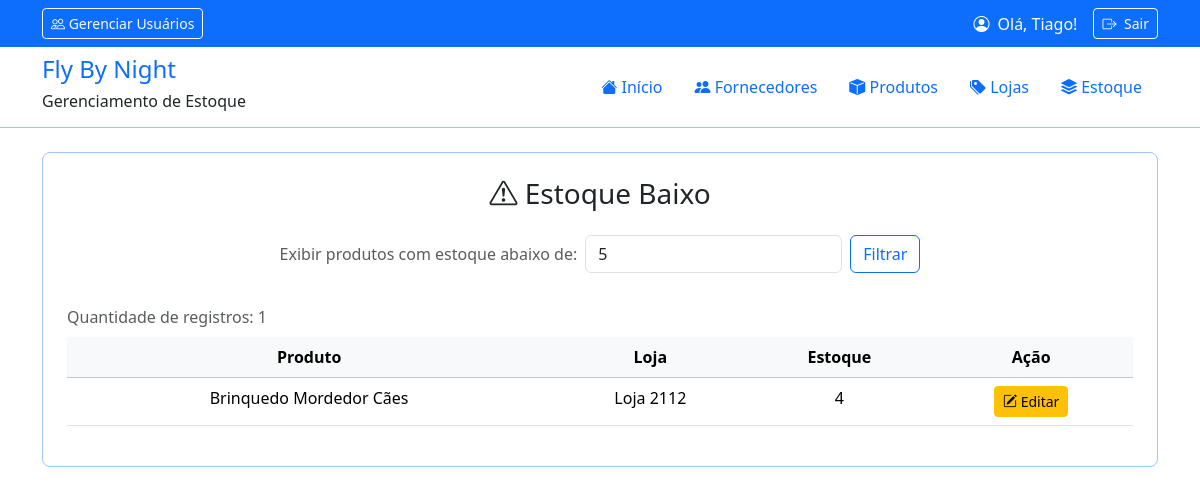
Page /relatorios/estoque-baixo.php (signed in) on the committed database.
### tables this page shows
CREATE TABLE `lojas_produtos` (
  `loja_id` int(11) NOT NULL,
  `produto_id` int(11) NOT NULL,
  `estoque` int(11) NOT NULL CHECK (`estoque` >= 0)
);

CREATE TABLE `produtos` (
  `id` int(11) NOT NULL,
  `nome` varchar(255) NOT NULL,
  `descricao` text DEFAULT NULL,
  `preco` decimal(10,2) NOT NULL CHECK (`preco` >= 0),
  `quantidade` int(11) NOT NULL CHECK (`quantidade` >= 0),
  `fornecedor_id` int(11) NOT NULL
);

CREATE TABLE `lojas` (
  `id` int(11) NOT NULL,
  `nome` varchar(255) NOT NULL
);

### src/utils.php (called while the page is built, shortened)
<?php
function sanitizar(mixed $entrada, string $tipo = 'texto'): mixed
{
    switch($tipo){
        case 'inteiro':
            return (int) filter_var($entrada, FILTER_SANITIZE_NUMBER_INT);
    }
}
function definirClasseEstoque(int $quantidade, int $limite): string
{
    return "";
}

### src/relatorio_crud.php (called while the page is built, shortened)
<?php
function buscarProdutosComEstoqueBaixo(PDO $conexao, int $limite):array
{
    $sql = "SELECT
                produtos.nome AS produto,
                lojas.nome AS loja,
                lojas_produtos.estoque AS quantidade,
                lojas_produtos.produto_id,
                lojas_produtos.loja_id
            FROM lojas_produtos
            JOIN produtos ON produtos.id = lojas_produtos.produto_id
            JOIN lojas ON lojas.id = lojas_produtos.loja_id
            WHERE lojas_produtos.estoque < :limite
            ORDER BY lojas_produtos.estoque, produtos.nome";
    $consulta = $conexao->prepare($sql);
    $consulta->bindValue(":limite", $limite, PDO::PARAM_INT);
    $consulta->execute();
    return $consulta->fetchAll(PDO::FETCH_ASSOC);
}

### relatorios/estoque-baixo.php (the view, shortened to what this page needs)
<?php
require_once __DIR__ . "/../config.php";
require_once BASE_PATH . "/src/relatorio_crud.php";
require_once BASE_PATH . "/src/utils.php";
$limite = sanitizar($_GET['limite'] ?? 5, 'inteiro');
$produtosComEstoqueBaixo = [];
try {
    $produtosComEstoqueBaixo = buscarProdutosComEstoqueBaixo($conexao, $limite);
} catch (Throwable $e) {
    $erro = "Erro ao buscar produtos com estoque baixo. <br>".$e->getMessage();
}
require_once BASE_PATH . "/includes/cabecalho.php";
?>
<section class="text-center mb-4 border rounded-3 p-4 border-primary-subtle">
    <h3><i class="bi bi-exclamation-triangle"></i> Estoque Baixo</h3>
    <form action="" method="get" class="mx-auto my-4">
        <div class="row g-2 justify-content-center">
            <div class="col-auto">
                <label class="text-muted col-form-label" for="limite">Exibir produtos com estoque abaixo de:</label>
            </div>
            <div class="col-auto">
                <input type="number" name="limite" id="limite" class="form-control" min="1" value="<?=$limite?>">
            </div>
            <div class="col-auto">
                <button class="btn btn-outline-primary" type="submit">Filtrar</button>
            </div>
        </div>
    </form>
<?php if($produtosComEstoqueBaixo): ?>
    <div class="table-responsive">
        <table class="table table-hover caption-top">
            <caption>Quantidade de registros: <?=count($produtosComEstoqueBaixo)?></caption>
            <thead class="align-middle table-light">
                <tr>
                    <th>Produto</th>
                    <th>Loja</th>
                    <th>Estoque</th>
                    <th>Ação</th>
                </tr>
            </thead>
            <tbody>
<?php
foreach($produtosComEstoqueBaixo as $produto):
    $classe = definirClasseEstoque($produto['quantidade'], $limite);
?>
                <tr class="<?=$classe?>">
                    <td> <?=$produto['produto']?> </td>
                    <td> <?=$produto['loja']?> </td>
                    <td> <?=$produto['quantidade']?> </td>
                    <td>
<a href="../estoque/editar.php?loja_id=<?=$produto['loja_id']?>&produto_id=<?=$produto['produto_id']?>" class="btn btn-warning btn-sm">
                            <i class="bi bi-pencil-square"></i> Editar</a>
                    </td>
                </tr>
<?php endforeach; ?>
            </tbody>
        </table>
    </div>
<?php else: ?>
    <p class="alert alert-warning">
        Nenhum produto com estoque abaixo de <?=$limite?> foi encontrado
    </p>
<?php endif; ?>
</section>
<?php require_once BASE_PATH . "/includes/rodape.php"; ?>

### rows in the picture
lojas_produtos: produto.nome "Brinquedo Mordedor Cães", loja.nome "Loja 2112", estoque "4"

### other values in the picture
$_SESSION['nome'] "Tiago"
count($produtosComEstoqueBaixo) "1"
